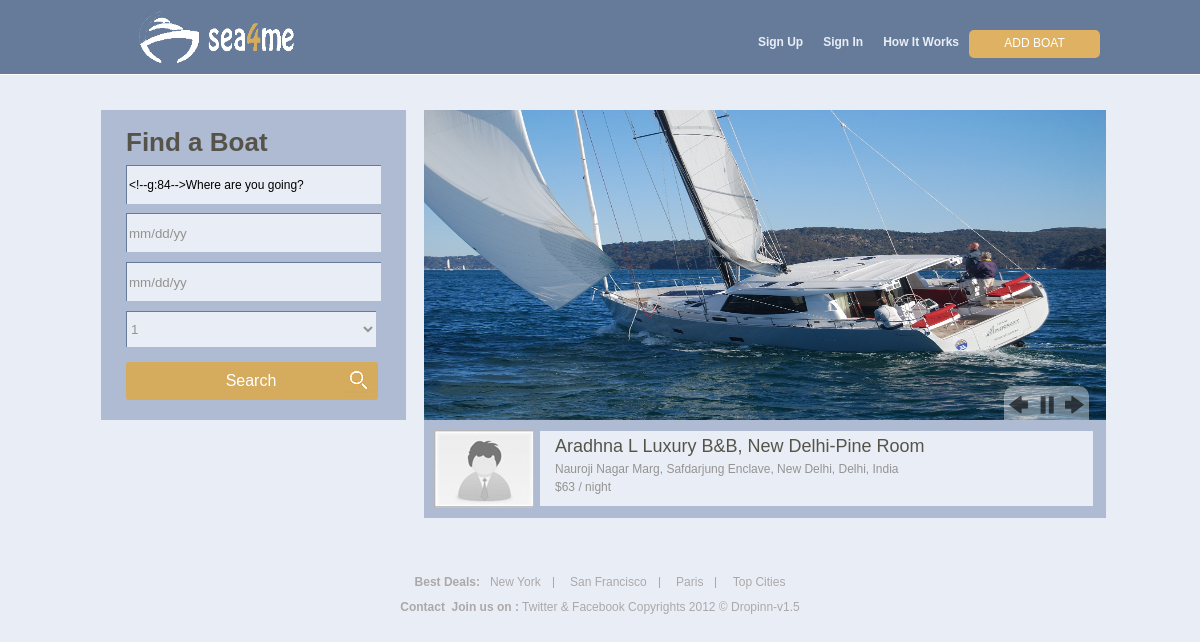
The page / on the database its author committed.
### tables this page shows
CREATE TABLE IF NOT EXISTS `settings` (
  `id` int(12) unsigned NOT NULL AUTO_INCREMENT,
  `code` varchar(100) NOT NULL,
  `name` varchar(255) NOT NULL,
  `setting_type` char(1) NOT NULL,
  `value_type` char(1) NOT NULL,
  `int_value` int(12) DEFAULT NULL,
  `string_value` varchar(255) DEFAULT NULL,
  `text_value` text,
  `created` int(11) NOT NULL,
  PRIMARY KEY (`id`)
);

CREATE TABLE IF NOT EXISTS `list` (
  `id` int(12) unsigned NOT NULL AUTO_INCREMENT,
  `user_id` int(11) NOT NULL,
  `address` text,
  `exact` int(11) NOT NULL,
  `directions` text,
  `lat` decimal(18,14) NOT NULL,
  `long` decimal(18,14) NOT NULL,
  `property_id` int(11) NOT NULL,
  `room_type` varchar(50) NOT NULL,
  `bedrooms` int(11) NOT NULL,
  `beds` int(11) NOT NULL,
  `bed_type` int(11) NOT NULL,
  `bathrooms` float NOT NULL,
  `amenities` varchar(111) NOT NULL,
  `title` text,
  `desc` text,
  `capacity` int(11) NOT NULL,
  `street_view` smallint(6) NOT NULL,
  `price` int(11) NOT NULL,
  `currency` varchar(10) NOT NULL,
  `email` varchar(50) NOT NULL,
  `phone` varchar(50) NOT NULL,
  `manual` text NOT NULL,
  `show_or_hide` varchar(10) NOT NULL DEFAULT 'active',
  `status` tinyint(4) NOT NULL DEFAULT '1',
  `page_viewed` bigint(20) NOT NULL,
  `review` int(11) NOT NULL DEFAULT '0',
  PRIMARY KEY (`id`),
  KEY `id` (`id`)
);

### app/controllers/home.php (the view, shortened to what the rows shown need)
<?php
class Home extends CI_Controller {
    public function Home() {
        $this->load->helper('url');
        $this->load->library('DX_Auth');
        $this->load->library('Form_validation');
        $this->load->helper('form');
        $this->load->helper('cookie');
        $this->load->library('session');
    }
    public function index() {
        $data['message_element'] = "view_home";
        $data["title"] = $this->dx_auth->get_site_title();
        $data["meta_keyword"] = $this->db->get_where('settings', array('code' => 'META_KEYWORD'))->row()->string_value;
        $data["meta_description"] = $this->db->get_where('settings', array('code' => 'META_DESCRIPTION'))->row()->string_value;
        $this->load->model('Gallery');
        $query = $this->db->get('list', 10);
        $divprint = "";
        $scrprint = "";
        $count = 0;
        foreach ($query->result() as $row) {
            $count++;
            $images = $this->Gallery->get_images($row->id);
            if (count($images) != 0) {
                $url = $images[0]['url'];
                $profpic = $this->Gallery->profilepic($row->user_id, 1);
                $divprint .='<div class="cls_cen"><div class="clsImg">
			<a class="" href="' . base_url() . 'rooms/' . $row->id . '" linkindex="29" >';
                $divprint .= '<img width="682" height="310" src="' . $url . '"></a></div>';
                $divprint .= '
    			<div class="clsLady clsClearFix">
    			<div class="cls_lady_img">
    			<img alt="Profile Pics" src="' . $profpic . '">
    			</div>
    			<div class="cls_para">';
                $divprint .= '<p class="clsHead"><a href="' . base_url() . 'rooms/' . $row->id . '" >' . $row->title . '</a></p><p>' . $row->address . '</p>
			';
                $divprint .= '
    			<p>$' . $row->price . ' / night</p>
    			</div></div></div>';
                if ($count != count($query->result())) {
                    $scrprint.= '{"userPicUrl":"' . base_url() . 'images/no_avatar_thumb.jpg",';
                    $scrprint.='"smartLocation":"' . $row->address . '",';
                    $scrprint.='"price":"$' . $row->price . '",';
                    $scrprint.='"url":"' . base_url() . 'rooms/' . $row->id . '",';
                    $scrprint.='"name":"' . $row->address . '",';
                    $scrprint.='"picUrl":"' . $url . '",';
                    $scrprint.='"id":' . $row->id . '},';
                } else {
                    $scrprint.= '{"userPicUrl":"' . base_url() . 'images/no_avatar_thumb.jpg",';
                    $scrprint.='"smartLocation":"' . $row->address . '",';
                    $scrprint.='"price":"$' . $row->price . '",';
                    $scrprint.='"url":"' . base_url() . 'func/editconfirm/' . $row->id . '",';
                    $scrprint.='"name":"' . $row->title . '",';
                    $scrprint.='"picUrl":"' . $url . '",';
                    $scrprint.='"id":' . $row->id . '}';
                }
            }
        }
        $data['scrprint'] = $scrprint;
        $data['divprint'] = $divprint;
        $this->load->view('template', $data);
    }
}

### app/views/includes/header.php (shortened to what the rows shown need)
<!DOCTYPE html PUBLIC "-//W3C//DTD XHTML 1.0 Transitional//EN" "http://www.w3.org/TR/xhtml1/DTD/xhtml1-transitional.dtd">
<html xmlns="http://www.w3.org/1999/xhtml">
    <head>
        <link href="<?php echo base_url(); ?>css/common.css" media="screen" rel="stylesheet" type="text/css" />
    </head>
    <body>
        <div id="TopHeader" class="clsClearFix">
        <div id="Header" class="clsClearFix">
            <div id="selLogo" class="clsFloatLeft">
                <?php
                $logo = $this->db->get_where('settings', array('code' => 'SITE_LOGO'))->row()->string_value;
                ?>
                <h1><a href="<?php echo base_url(); ?>"><img width="188px" height="74px" src="<?php echo base_url() . 'logo/' . $logo; ?>" title="<?php echo $this->dx_auth->get_site_title(); ?>"/></a></h1>
            </div>
            <div id="selTopNav" class="clsFloatRight">
                <ul class="clsClearFix">
                    <?php if (!($this->dx_auth->is_logged_in())): ?>
                        <li class="clsBg"><?php echo anchor('home/signup', translate("Sign Up")); ?></li>
                        <li class="clsBg"><?php echo anchor('home/signin', translate("Sign In")); ?></li>
                    <?php endif; ?>
                    <li class="clsBg"><a href="<?php echo site_url('info/how_it_works'); ?>"><?php echo translate("How It Works"); ?></a></li>
                    <li class="clsListSpace"><?php echo anchor('home/addlist', translate('Add Boat')); ?></li>
                </ul>
            </div>
        </div>
        </div>

### app/views/includes/footer.php (shortened to what the rows shown need)
<div id="selFooter">
    <ul class="clsClearFix">
        <span class="clsBold"><?php echo translate("Best Deals"); ?>:&nbsp;&nbsp;</span>
        <li><a href="#"><?php echo translate("New York"); ?></a></li>
        <li><a href="#"><?php echo translate("San Francisco"); ?></a></li>
        <li><a href="#"><?php echo translate("Paris"); ?></a></li>
        <li class="clsFoot_Last_li"><a href="#"><?php echo translate("Top Cities"); ?></a></li>
    </ul>
    <p><span class="clsBold"><a href="<?php echo base_url() ?>pages/contact"><?php echo translate("Contact"); ?></a>&nbsp;&nbsp;<?php echo translate("Join us on"); ?> :</span> Twitter & Facebook   <?php echo translate("Copyrights 2012"); ?> &copy; <?php echo $this->dx_auth->get_site_title(); ?></p>
</div>
</body>
</html>

### rows shown on the page
settings: string_value (picture)
list: title "Aradhna L Luxury B&B, New Delhi-Pine Room", address "Nauroji Nagar Marg, Safdarjung Enclave, New Delhi, Delhi, India", price "63"
settings: string_value "Dropinn-v1.5"

### other values the page prints
$title "Sign Up Sign In ADD BOAT"
translate("How It Works") "How It Works"
translate("Find a Boat") "Find a Boat"
translate("Best Deals") "Best Deals"
translate("New York") "New York"
translate("San Francisco") "San Francisco"
translate("Paris") "Paris"
translate("Top Cities") "Top Cities"
translate("Contact") "Contact"
translate("Join us on") "Join us on"
translate("Copyrights 2012") "Copyrights 2012"
